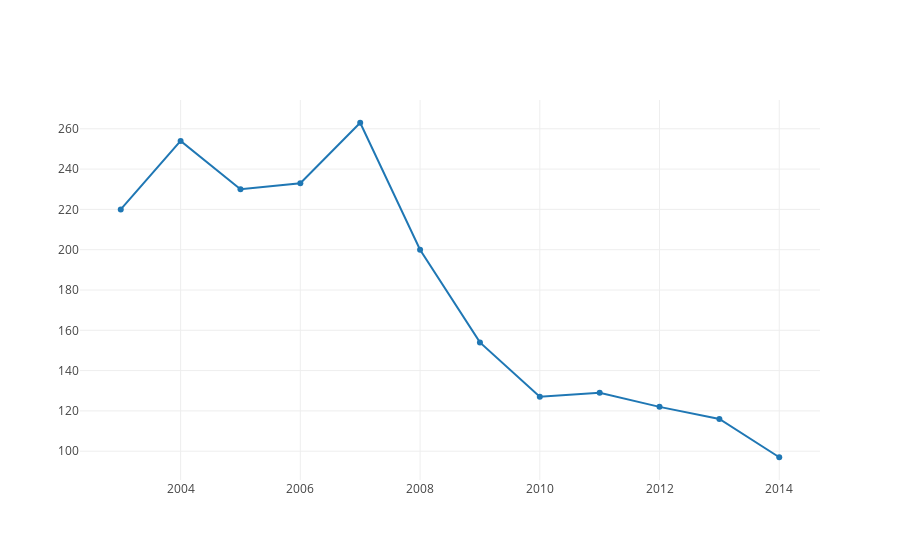

Notebook source saved alongside this figure:
### Code cell
# Create a trace
trace = go.Scatter(
    x = smrti_sum["leto"],
    y = smrti_sum["st_smrt"]
)

data = [trace]
iplot(data, filename='basic-line')

### Figure 1 — Plotly figure (JSON) as saved in the notebook; plotly's stock layout.template omitted (floating-point values rounded to 4 significant figures)
{"data": [{"type": "scatter", "x": [2014, 2013, 2012, 2011, 2010, 2009, 2008, 2007, 2006, 2005, 2004, 2003], "y": [97, 116, 122, 129, 127, 154, 200, 263, 233, 230, 254, 220]}], "layout": {}}
